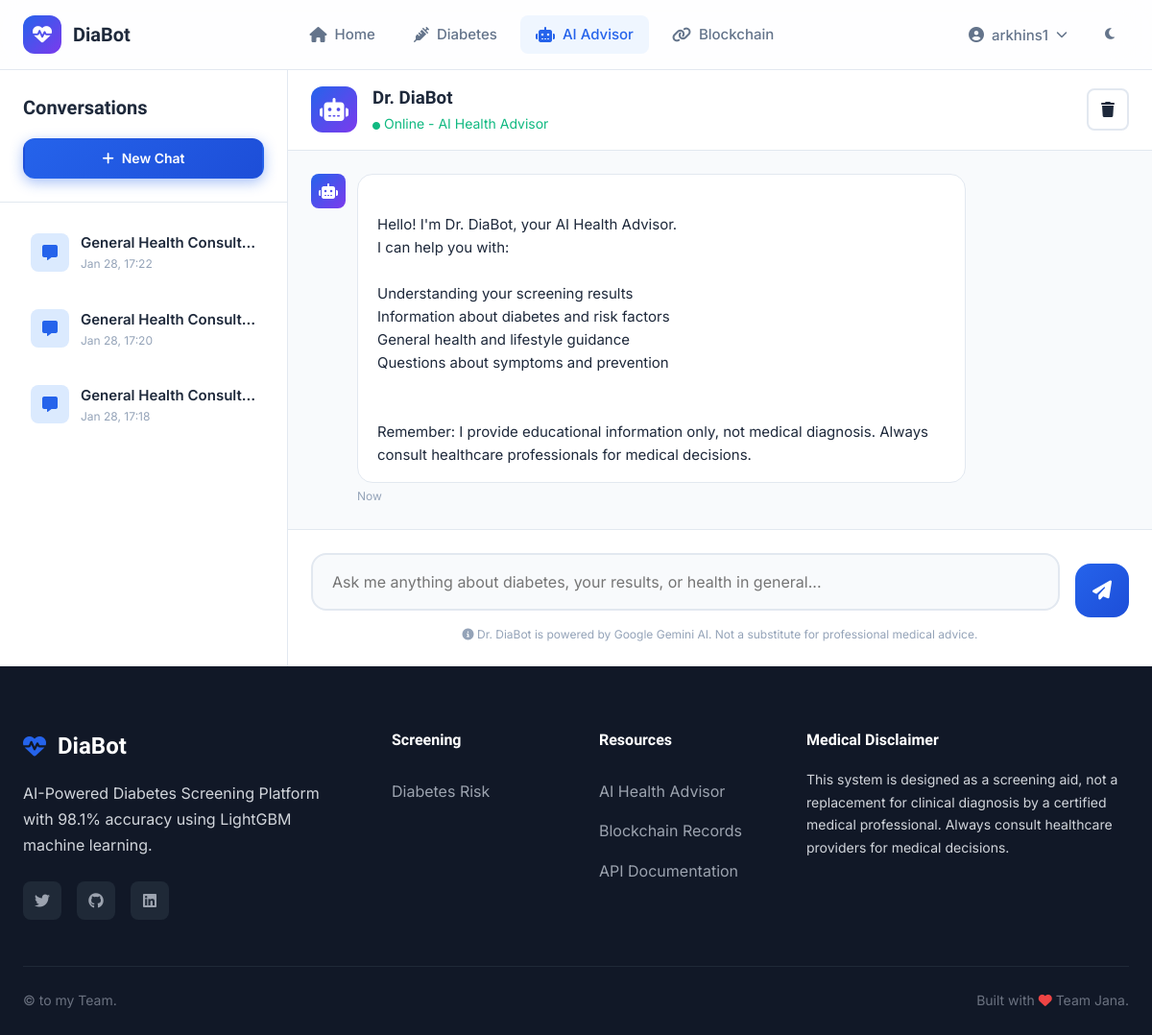
/chatbot (signed in), run on an earlier commit of the app's database.
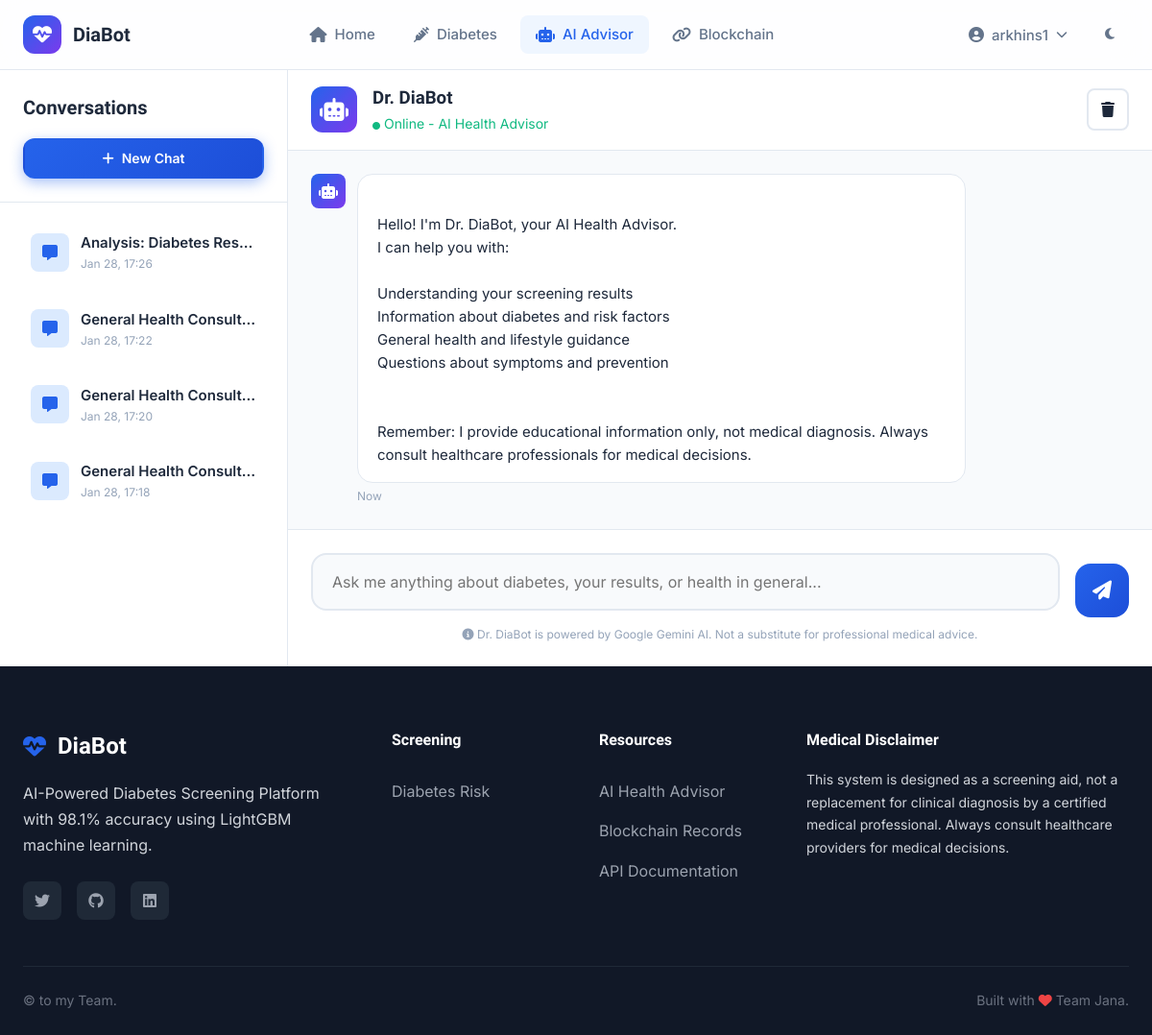
And on a later commit of the database.
### backend/main.py (models this page shows)
class ChatConversation(db.Model):
    __tablename__ = 'chat_conversations'
    id = db.Column(db.String(36), primary_key=True, default=lambda: str(uuid.uuid4()))
    session_id = db.Column(db.String(100), nullable=False)
    title = db.Column(db.String(200), default="Medical Consultation")
    created_at = db.Column(db.DateTime, default=datetime.utcnow)
    updated_at = db.Column(db.DateTime, default=datetime.utcnow, onupdate=datetime.utcnow)
    diagnostic_result_id = db.Column(db.String(36), db.ForeignKey('diagnostic_results.id'), nullable=True)
    messages = db.relationship('ChatMessage', backref='conversation', lazy=True, order_by='ChatMessage.created_at')
    def to_dict(self) -> Dict:
        return {
            'id': self.id,
            'session_id': self.session_id,
            'title': self.title,
            'created_at': self.created_at.isoformat() if self.created_at else None,
            'created_at_dt': self.created_at,
            'updated_at': self.updated_at.isoformat() if self.updated_at else None,
            'updated_at_dt': self.updated_at,
            'diagnostic_result_id': self.diagnostic_result_id,
            'messages': [msg.to_dict() for msg in self.messages]
        }

### backend/main.py (the view)
    @app.route('/chatbot')
    def chatbot():
        if 'user_id' not in session:
            session['user_id'] = str(uuid.uuid4())
        conversations = get_conversations_by_session(session['user_id'])
        return render_template('chatbot.html',
                             conversations=conversations,
                             conversation_id=None,
                             messages=[])

### backend/main.py (called while the page is built)
    def to_dict(self) -> Dict:
        return {
            'id': self.id,
            'conversation_id': self.conversation_id,
            'role': self.role,
            'content': self.content,
            'message_type': self.message_type,
            'metadata': self.message_metadata,
            'timestamp': self.created_at,
            'created_at': self.created_at.isoformat() if self.created_at else None
        }

### frontend/templates/chatbot.html (shortened to what this page needs)
{% extends "base.html" %}
{% block content %}
<div class="chat-container" data-conversation-id="{{ conversation_id or '' }}">
    <aside class="chat-sidebar">
        <div class="chat-sidebar-header">
            <h2>Conversations</h2>
            <a href="{{ url_for('chatbot') }}" class="btn btn-primary btn-sm w-full">
                <i class="fas fa-plus"></i>
                <span>New Chat</span>
            </a>
        </div>
        <div class="chat-conversations">
            {% if conversations %}
                {% for conv in conversations %}
                <div class="chat-conversation-item {% if conv.id == conversation_id %}active{% endif %}"
                     onclick="window.location.href='{{ url_for('chatbot_conversation', conversation_id=conv.id) }}'">
                    <div class="chat-conversation-icon">
                        <i class="fas fa-message"></i>
                    </div>
                    <div class="chat-conversation-info">
                        <div class="chat-conversation-title">{{ conv.title or 'New Conversation' }}</div>
                        <div class="chat-conversation-time">
                            {% if conv.created_at_dt %}
                                {{ conv.created_at_dt.strftime('%b %d, %H:%M') }}
                            {% elif conv.created_at %}
                                {{ conv.created_at }}
                            {% endif %}
                        </div>
                    </div>
                </div>
                {% endfor %}
            {% else %}
                <div style="text-align: center; padding: 2rem; color: var(--text-muted);">
                    <i class="fas fa-comments" style="font-size: 2rem; margin-bottom: 1rem; display: block;"></i>
                    <p>No conversations yet</p>
                    <p style="font-size: 0.875rem;">Start a new chat to begin</p>
                </div>
            {% endif %}
        </div>
    </aside>
    <div class="chat-main">
        <header class="chat-header">
            <div class="chat-avatar">
                <i class="fas fa-robot"></i>
            </div>
            <div class="chat-info">
                <h3>Dr. DiaBot</h3>
                <p><i class="fas fa-circle" style="font-size: 0.5rem;"></i> Online - AI Health Advisor</p>
            </div>
            <div style="margin-left: auto; display: flex; gap: 0.5rem;">
                <button class="btn btn-icon btn-secondary" title="Clear chat" onclick="if(confirm('Clear this conversation?')) location.reload();">
                    <i class="fas fa-trash"></i>
                </button>
            </div>
        </header>
        <div class="chat-messages" id="chatMessages">
            {% if messages %}
                {% for msg in messages %}
                <div class="chat-message {{ msg.role }}">
                    <div class="message-avatar">
                        {% if msg.role == 'assistant' %}
                            <i class="fas fa-robot"></i>
                        {% else %}
                            <i class="fas fa-user"></i>
                        {% endif %}
                    </div>
                    <div class="message-bubble">
                        <div class="message-content">{{ msg.content|safe }}</div>
                        <div class="message-time">
                            {% if msg.timestamp is string %}
                                {{ msg.timestamp }}
                            {% elif msg.timestamp %}
                                {{ msg.timestamp.strftime('%H:%M') }}
                            {% else %}
                            {% endif %}
                        </div>
                    </div>
                </div>
                {% endfor %}
            {% else %}
                <div class="chat-message assistant">
                    <div class="message-avatar">
                        <i class="fas fa-robot"></i>
                    </div>
                    <div class="message-bubble">
                        <div class="message-content">
                            <strong>Hello! I'm Dr. DiaBot, your AI Health Advisor.</strong><br><br>
                            <br>
                        </div>
                        <div class="message-time">Now</div>
                    </div>
                </div>
            {% endif %}
        </div>
        <div class="chat-input-container">
            <form id="chatForm" class="chat-input-form">
                <div class="chat-input-wrapper">
                    <textarea
                        id="chatInput"
                        class="chat-input"
                        placeholder="Ask me anything about diabetes, your results, or health in general..."
                        rows="1"
                        required
                    ></textarea>
                </div>
                <button type="submit" class="chat-send-btn" id="chatSendBtn" aria-label="Send message">
                    <i class="fas fa-paper-plane"></i>
                </button>
            </form>
            <p style="text-align: center; font-size: 0.75rem; color: var(--text-muted); margin-top: 0.5rem;">
                <i class="fas fa-info-circle"></i>
                Dr. DiaBot is powered by Google Gemini AI. Not a substitute for professional medical advice.
            </p>
        </div>
    </div>
</div>
{% endblock %}

### frontend/templates/base.html (shortened to what this page needs)
<!DOCTYPE html>
<html lang="en" data-theme="light">
<head>
    <link rel="stylesheet" href="https://cdnjs.cloudflare.com/ajax/libs/font-awesome/6.5.1/css/all.min.css">
    <link rel="stylesheet" href="{{ url_for('static', filename='css/styles.css') }}">
</head>
<body>
    <nav class="navbar" id="navbar">
        <div class="nav-container">
            <a href="{{ url_for('index') }}" class="nav-logo">
                <div class="logo-icon">
                    <i class="fas fa-heartbeat"></i>
                </div>
                <span class="logo-text">DiaBot</span>
            </a>
            <div class="nav-menu" id="nav-menu">
                <a href="{{ url_for('index') }}" class="nav-link {% if request.endpoint == 'index' %}active{% endif %}">
                    <i class="fas fa-home"></i>
                    <span>Home</span>
                </a>
                <a href="{{ url_for('diabetes') }}" class="nav-link {% if request.endpoint == 'diabetes' %}active{% endif %}">
                    <i class="fas fa-syringe"></i>
                    <span>Diabetes</span>
                </a>
                <a href="{{ url_for('chatbot') }}" class="nav-link {% if request.endpoint == 'chatbot' %}active{% endif %}">
                    <i class="fas fa-robot"></i>
                    <span>AI Advisor</span>
                </a>
                {% if session.get('logged_in') %}
                <a href="{{ url_for('view_blockchain') }}" class="nav-link {% if request.endpoint == 'view_blockchain' %}active{% endif %}">
                    <i class="fas fa-link"></i>
                    <span>Blockchain</span>
                </a>
                {% endif %}
            </div>
            <div class="nav-actions">
                {% if session.get('logged_in') %}
                <div class="nav-dropdown">
                    <button class="nav-link dropdown-toggle">
                        <i class="fas fa-user-circle"></i>
                        <span>{{ session.get('username', 'User') }}</span>
                        <i class="fas fa-chevron-down"></i>
                    </button>
                </div>
                {% endif %}
                <button class="theme-toggle" id="theme-toggle" aria-label="Toggle theme">
                    <i class="fas fa-moon"></i>
                </button>
            </div>
        </div>
    </nav>
    <main class="main-content">
        {% block content %}{% endblock %}
    </main>
    <footer class="footer">
        <div class="footer-container">
            <div class="footer-grid">
                <div class="footer-brand">
                    <div class="footer-logo">
                        <i class="fas fa-heartbeat"></i>
                        <span>DiaBot</span>
                    </div>
                    <p>AI-Powered Diabetes Screening Platform with 98.1% accuracy using LightGBM machine learning.</p>
                    <div class="footer-social">
                        <a href="#" aria-label="Twitter"><i class="fab fa-twitter"></i></a>
                        <a href="#" aria-label="GitHub"><i class="fab fa-github"></i></a>
                        <a href="#" aria-label="LinkedIn"><i class="fab fa-linkedin"></i></a>
                    </div>
                </div>
                <div class="footer-links">
                    <h4>Screening</h4>
                    <a href="{{ url_for('diabetes') }}">Diabetes Risk</a>
                </div>
                <div class="footer-links">
                    <h4>Resources</h4>
                    <a href="{{ url_for('chatbot') }}">AI Health Advisor</a>
                    {% if session.get('logged_in') %}
                    <a href="{{ url_for('view_blockchain') }}">Blockchain Records</a>
                    {% endif %}
                    <a href="#">API Documentation</a>
                </div>
                <div class="footer-disclaimer">
                    <h4>Medical Disclaimer</h4>
                    <p>This system is designed as a screening aid, not a replacement for clinical diagnosis by a certified medical professional. Always consult healthcare providers for medical decisions.</p>
                </div>
            </div>
            <div class="footer-bottom">
                <p>&copy; to my Team.</p>
                <p>Built with <i class="fas fa-heart" style="color: var(--danger);"></i> Team Jana.</p>
            </div>
        </div>
    </footer>
</body>
</html>

What changed in the data, as far as the page shows it:
added ChatConversation: title "Analysis: Diabetes Res…", created_at_dt "Jan 28, 17:26"
